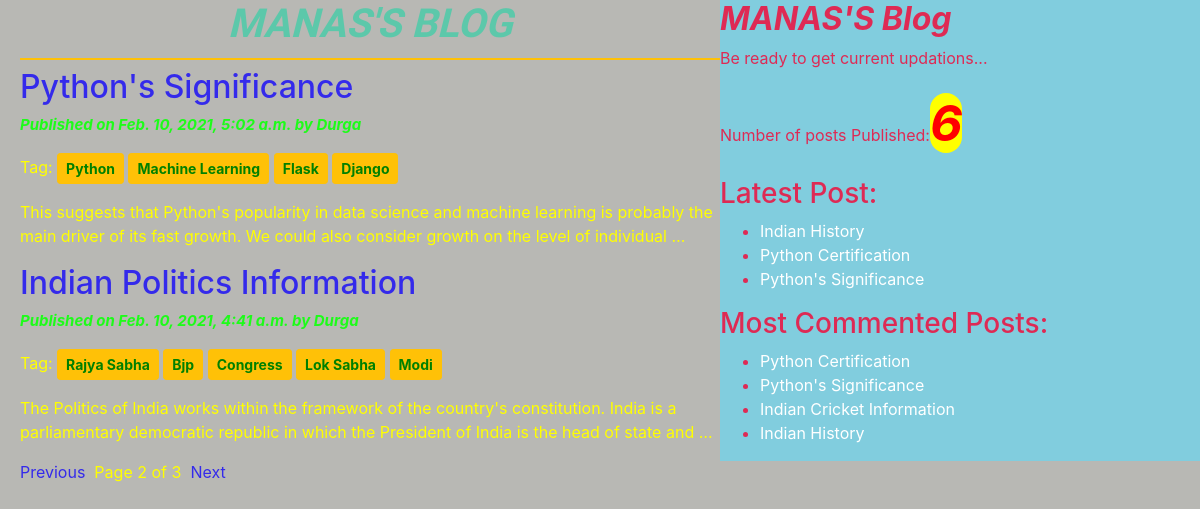
Screenshot of /?page=2 with the database file from the repository.
### blog/models.py (models this page shows, shortened)
class Post(models.Model):
    STATUS_CHOICES=(('draft','Draft'),('published','Published'))
    title=models.CharField(max_length=150)
    slug=models.SlugField(max_length=250,unique_for_date='publish')
    author=models.ForeignKey(User,on_delete=models.CASCADE,related_name='blog_posts')
    body=models.TextField()
    publish=models.DateTimeField(default=timezone.now)
    created=models.DateTimeField(auto_now_add=True)
    updated=models.DateTimeField(auto_now=True)
    status=models.CharField(max_length=10,choices=STATUS_CHOICES,default='draft')
    objects=CustomManager()
    tags=TaggableManager()
    class Meta:
        ordering=('-publish',)
    def get_absolute_url(self):
        return reverse("post_detail",args=[self.publish.year,self.publish.strftime('%m'),self.publish.strftime('%d'),self.slug])

### blog/views.py (the view)
# urls.py: path('', views.post_list_view),
def post_list_view(request,tag_slug=None):
    post_list=Post.objects.all()
    tag=None
    if tag_slug:
        tag=get_object_or_404(Tag,slug=tag_slug)
        post_list=post_list.filter(tags__in=[tag])
    paginator=Paginator(post_list,2)
    page_number=request.GET.get('page')
    try:
        post_list=paginator.page(page_number)
    except PageNotAnInteger:
        post_list=paginator.page(1)
    except EmptyPage:
        post_list=paginator.page(paginator.num_pages)
    return render(request,'blog/post_list.html',{'post_list':post_list,'tag':tag})

### blog/models.py (called while the page is built)
    def get_queryset(self):
        return super().get_queryset().filter(status='published')

### blog/templatetags/blog_tags.py (called while the page is built)
@register.simple_tag
def total_posts():
    return Post.objects.count()

@register.inclusion_tag('blog/show_latest_posts123.html')
def show_latest_posts(count=3):
    latest_post=Post.objects.order_by('-publish')[:count]
    return {'latest_post':latest_post}

@register.simple_tag
def get_most_commented_post(count=4):
    most_commented_post=Post.objects.annotate(total_comments=Count('comments')).order_by('-total_comments')[:count]
    return most_commented_post

### templates/blog/post_list.html (shortened to what this page needs)
<!DOCTYPE html>
{% extends 'blog/base.html'%}
{% load static %}
{% block content_block %}
<h1 ><strong><em>MANAS'S BLOG</em></strong></h1>
     {% for post in post_list%}
       <a href="{{post.get_absolute_url}}"> <h2>{{post.title}}</h2></a>
       <p class="date">Published on {{post.publish}} by {{post.author|title}}</p>
       <p>Tag:
         {% for tag in post.tags.all %}
         <a class='btn btn-warning btn-sm' style="font-weight:bold;color:green;"
         href="{% url 'post_list_by_tag_name' tag.slug %}">{{tag.name|title}}</a>
         {% endfor %}
       </p>
       {{post.body|truncatewords:30|linebreaks }}
     {%endfor%}
     {% include 'blog/pagination.html' with page=post_list%}
{%endblock%}

### templates/blog/base.html (shortened to what this page needs)
<!DOCTYPE html>
{% load blog_tags %}
{% load static %}
<html lang="en" dir="ltr">
  <head>
    <link rel="stylesheet" href="{% static "css/bootstrap.css" %}">
    <link rel="stylesheet" href="{% static "css/blog.css" %}">
  </head>
  <body>
    <div class="content">
      {% block content_block %}
      {%endblock%}
    </div>
    <div class="sidebar">
      <h2><strong><em>MANAS'S Blog</em></strong></h2>
    <p>Be ready to get current updations...</p>
    <p>Number of posts Published:<span id='publish'>{%total_posts%}</span></p>
    <h3>Latest Post:</h3>{% show_latest_posts %}
    <h3>Most Commented Posts:</h3>
    {% get_most_commented_post as most_commented_post%}
    <ul>
      {% for post in most_commented_post%}
      <li > <a style="color:white;" href="{{post.get_absolute_url}}">{{post.title}}</a></li>
      {% endfor%}
    </ul>
    </div>
  </body>
</html>

### templates/blog/show_latest_posts123.html
<ul>
  {% for post in latest_post %}
  <li > <a style="color:white;" href="{{post.get_absolute_url}}">{{post.title}}</a></li>
  {% endfor %}
</ul>

### statics/css/blog.css (style rules this page uses)
.content { width:60%; float: left; padding-left: 20px; height: 100%; }
.sidebar { float:right; background: #81cdde; width: 40%; padding-top: 0px; height: 100%; color: #de2a54; }
.date { color:#1dfc19; font-weight: bold; font-style: italic; font-size: 15px; }
body { background: #b8b8b4; color: yellow; }
h1 { text-align: center; border-bottom: 2px solid #ffc107; padding-bottom: 10px; font-family: 'Reggae One', cursive; color: #ffd240; }
a { color: #342aeb; }
#publish { font-size: 50px; font-weight: bold; color: red; font-style: italic; background: yellow; border-radius: 100px; }

### rows the page displays
Post: title "Python's Significance", publish "Feb. 10, 2021, 5:02 a.m.", author "Durga", body "This suggests that Python's popularity in data science and machine learning is probably the main driver of its fast growth. We could also consider growth on the level of individual …"
Tag: name "Python"
Tag: name "Machine Learning"
Tag: name "Flask"
Tag: name "Django"
Post: title "Indian Politics Information", publish "Feb. 10, 2021, 4:41 a.m.", author "Durga", body "The Politics of India works within the framework of the country's constitution. India is a parliamentary democratic republic in which the President of India is the head of state and …"
Tag: name "Rajya Sabha"
Tag: name "Bjp"
Tag: name "Congress"
Tag: name "Lok Sabha"
Tag: name "Modi"
Post: title "Indian History"
Post: title "Python Certification"
Post: title "Indian Cricket Information"

### other values shown
{{ page.number }} "2"
{{ page.paginator.num_pages }} "3"
